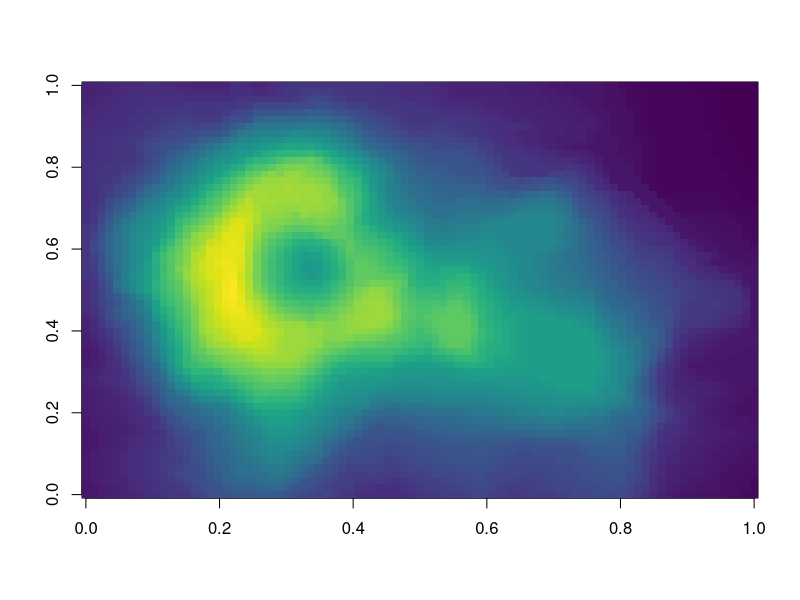

R code for this plot:
## ---- chunk 1
library(tidyverse)
library(viridis)
knitr::opts_chunk$set(echo = TRUE)
## ---- chunk 2
image(volcano, col = viridis(200))
## ---- chunk 3
# this is a code chunk!
